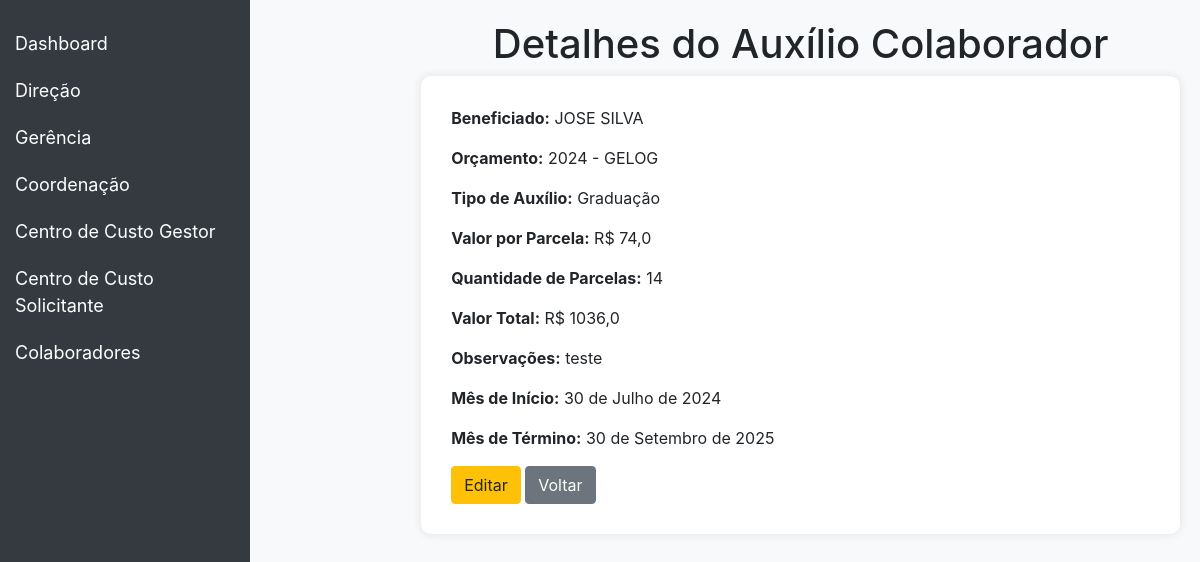
The app's page /auxilios/1/ with its own data.
### auxilios/models.py (models this page shows, shortened)
class AuxilioColaborador(models.Model):
    baneficiado = models.ForeignKey(Colaborador, on_delete=models.PROTECT)
    orcamento = models.ForeignKey(Orcamento, related_name='auxilios_colaboradores', on_delete=models.PROTECT)
    tipo_choices = [
        ('A', 'Graduação'),
        ('B', 'Pós-Graduação'),
        ('C', 'Auxilio creche escola'),
    ]
    tipo = models.CharField(max_length=100, choices=tipo_choices, null=True, blank=True)
    valor_parcela = models.FloatField(null=True, blank=True)
    valor_total = models.FloatField(null=True, blank=True, editable=False)
    obs = models.CharField(max_length=200, null=True, blank=True)
    mes_inicio = models.DateField()
    qtd_parcelas = models.PositiveIntegerField()
    mes_fim = models.DateField(editable=False)
    class Meta:
        verbose_name = 'Auxílio Colaborador'
        verbose_name_plural = 'Auxílios Colaboradores'

### contract/models.py (models this page shows, shortened)
class Colaborador(models.Model):
    nome_completo = models.CharField(max_length=100, null=True)
    mat = models.IntegerField(null=True, blank=True,verbose_name='Matrícula')
    direcao = models.ForeignKey(Direcao, on_delete=models.SET_NULL, related_name='colaboradores', null=True, blank=True)
    gerencia = models.ForeignKey(Gerencia, on_delete=models.SET_NULL, related_name='colaboradores', null=True, blank=True)
    coordenacao = models.ForeignKey(Coordenacao, on_delete=models.SET_NULL, related_name='colaboradores', null=True, blank=True)
    ramal = models.CharField(max_length=4,null=True, blank=True)
    email = models.EmailField(max_length=50,null=True, blank=True)
    class Meta:
        verbose_name = 'Colaborador'
        verbose_name_plural = 'Colaboradores'

class Orcamento(models.Model):
    ano = models.IntegerField()
    centro = models.ForeignKey(CentroDeCustoGestor, on_delete=models.CASCADE)
    CLASSE_CHOICES = [
        ('A', 'OPEX'),
        ('B', 'CAPEX'),
    ]
    classe = models.CharField(max_length=100, choices=CLASSE_CHOICES, blank=True, null=True)
    valor = models.DecimalField(max_digits=10, decimal_places=2, default=0)
    def __str__(self):
        return f"{self.ano} - {self.centro}"
    class Meta:
        verbose_name = 'Orçamento'
        verbose_name_plural = 'Orçamentos'
        unique_together = ('ano', 'centro', 'classe')

class CentroDeCustoGestor(models.Model):
    nome = models.CharField(max_length=100)
    def __str__(self):
        return self.nome

### auxilios/views.py (the view)
# urls.py: path('<int:pk>/', AuxilioColaboradorDetailView.as_view(), name='auxiliocolaborador_detail'),
class AuxilioColaboradorDetailView(DetailView):
    model = AuxilioColaborador
    template_name = 'auxiliocolaborador_detail.html'
    context_object_name = 'auxilio_colaborador'

### auxilios/templates/auxiliocolaborador_detail.html (shortened to what this page needs)
<!DOCTYPE html>
<html lang="en">
<head>
    <link href="https://stackpath.bootstrapcdn.com/bootstrap/4.5.2/css/bootstrap.min.css" rel="stylesheet">
</head>
<body>
    <nav class="navbar navbar-expand-lg navbar-dark">
        <a class="navbar-brand" href="#">Dashboard</a>
    </nav>
    <div class="sidebar">
        <a href="{% url 'dashboard' %}">Dashboard</a>
        <button class="dropdown-btn">Direção
        </button>
        <button class="dropdown-btn">Gerência
        </button>
        <button class="dropdown-btn">Coordenação
        </button>
        <button class="dropdown-btn">Centro de Custo Gestor
        </button>
        <button class="dropdown-btn">Centro de Custo Solicitante
        </button>
        <button class="dropdown-btn">Colaboradores
        </button>
    </div>
<div class="content">
    <h1 class="text-center">Detalhes do Auxílio Colaborador</h1>
    <div class="detail-container">
        <p><strong>Beneficiado:</strong> {{ auxilio_colaborador.baneficiado.nome_completo }}</p>
        <p><strong>Orçamento:</strong> {{ auxilio_colaborador.orcamento }}</p>
        <p><strong>Tipo de Auxílio:</strong> {{ auxilio_colaborador.get_tipo_display }}</p>
        <p><strong>Valor por Parcela:</strong> R$ {{ auxilio_colaborador.valor_parcela }}</p>
        <p><strong>Quantidade de Parcelas:</strong> {{ auxilio_colaborador.qtd_parcelas }}</p>
        <p><strong>Valor Total:</strong> R$ {{ auxilio_colaborador.valor_total }}</p>
        <p><strong>Observações:</strong> {{ auxilio_colaborador.obs }}</p>
        <p><strong>Mês de Início:</strong> {{ auxilio_colaborador.mes_inicio }}</p>
        <p><strong>Mês de Término:</strong> {{ auxilio_colaborador.mes_fim }}</p>
        <a href="{% url 'auxiliocolaborador_update' auxilio_colaborador.pk %}" class="btn btn-warning">Editar</a>
        <a href="{% url 'auxiliocolaborador_list' %}" class="btn btn-secondary">Voltar</a>
    </div>
</div>
</body>
</html>

### auxilios/templates/auxiliocolaborador_detail.html (style rules this page uses)
body { display: flex; min-height: 100vh; background-color: #f8f9fa; }
.sidebar { width: 250px; background-color: #343a40; height: 100vh; position: fixed; padding-top: 20px; }
.sidebar a, .dropdown-btn { padding: 10px 15px; text-align: left; font-size: 18px; color: white; display: block; text-decoration: none; }
.dropdown-btn { border: none; background: none; outline: none; cursor: pointer; }
.content { margin-left: 250px; padding: 20px; flex: 1; }
.detail-container { background-color: #ffffff; padding: 30px; border-radius: 10px; box-shadow: 0 0 10px rgba(0, 0, 0, 0.1); }

### records on screen
AuxilioColaborador: baneficiado.nome_completo "JOSE SILVA", orcamento "2024 - GELOG", tipo "Graduação", valor_parcela "74,0", qtd_parcelas "14", valor_total "1036,0", obs "teste", mes_inicio "30 de Julho de 2024", mes_fim "30 de Setembro de 2025"
